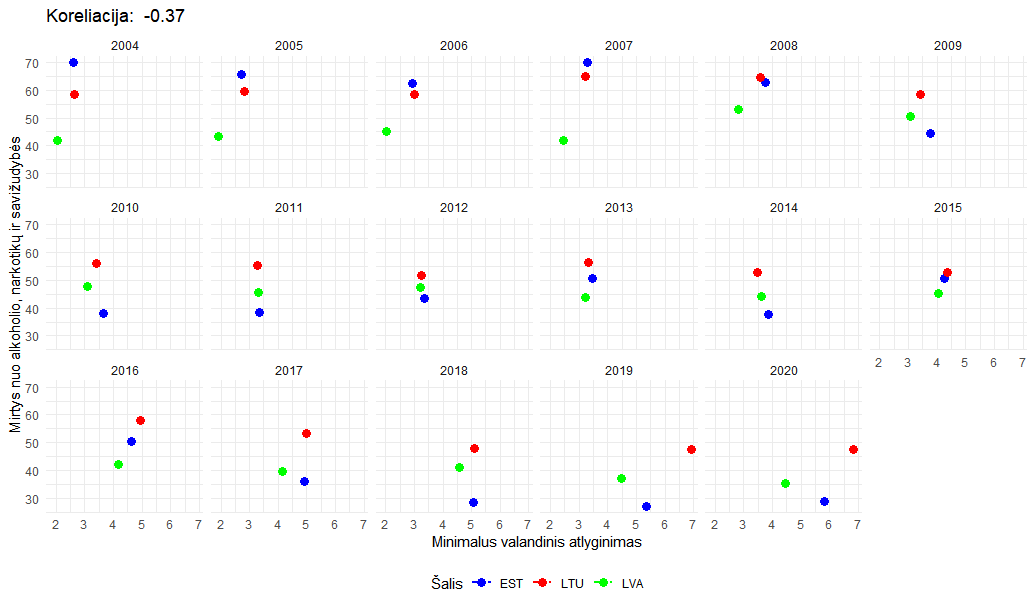

This chart was generated by the following R code:
library(tidyverse)

minimum_wages <- read.csv("MinimumWagesBalticsPPP.csv")
well_being <- read.csv("WellBeing.csv")

deaths_suicide_alcohol_drugs <- well_being %>%
  filter(VARIABLE == "5_3", TIME >= 2003) %>%
  select(Country = LOCATION, Year = TIME, Deaths = Value)

hourly_minimum_wages <- minimum_wages %>%
  filter(PERIOD == "H", TIME >= 2003) %>%
  select(Country = COUNTRY, Year = TIME, HourlyMinimumWage = Value)

merged_data <- merge(deaths_suicide_alcohol_drugs, hourly_minimum_wages, by = c("Country", "Year"))

correlation <- cor(merged_data$HourlyMinimumWage, merged_data$Deaths)

ggplot(merged_data, aes(x = HourlyMinimumWage, y = Deaths, col = Country)) +
  geom_point(size=3) +
  geom_smooth(method = "lm", linetype = "dashed", se = FALSE) +
  labs(x = "Minimalus valandinis atlyginimas",
       y = "Mirtys nuo alkoholio, narkotikų ir savižudybės",
       title = paste("Koreliacija: ", round(correlation, 2))) +
  scale_color_manual("Šalis", values = c(EST = "blue", LTU = "red", LVA = "green")) +
  theme_minimal() +
  theme(legend.position = "bottom") +
  facet_wrap(~Year, nrow = 3) 
